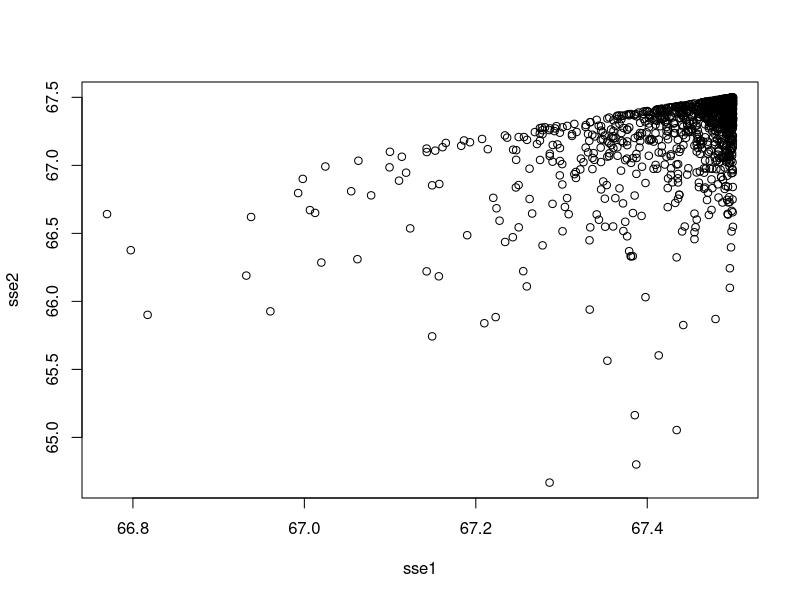
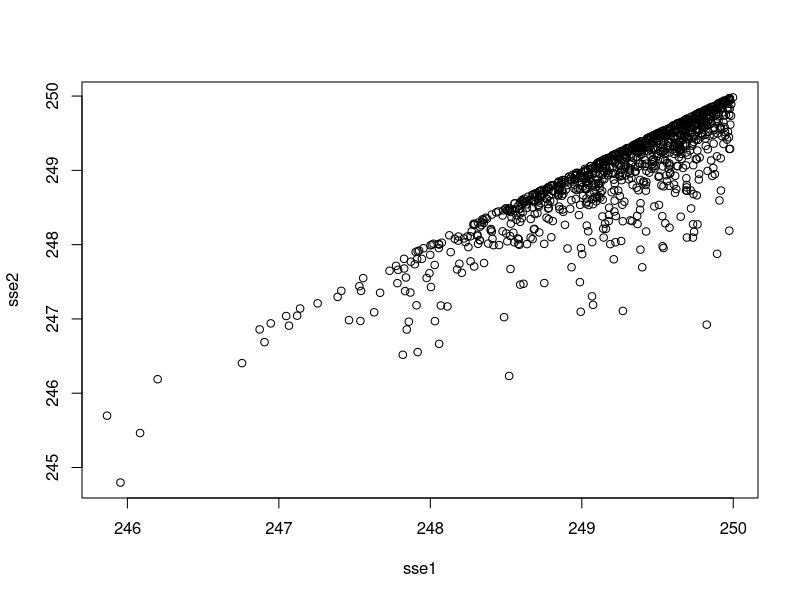
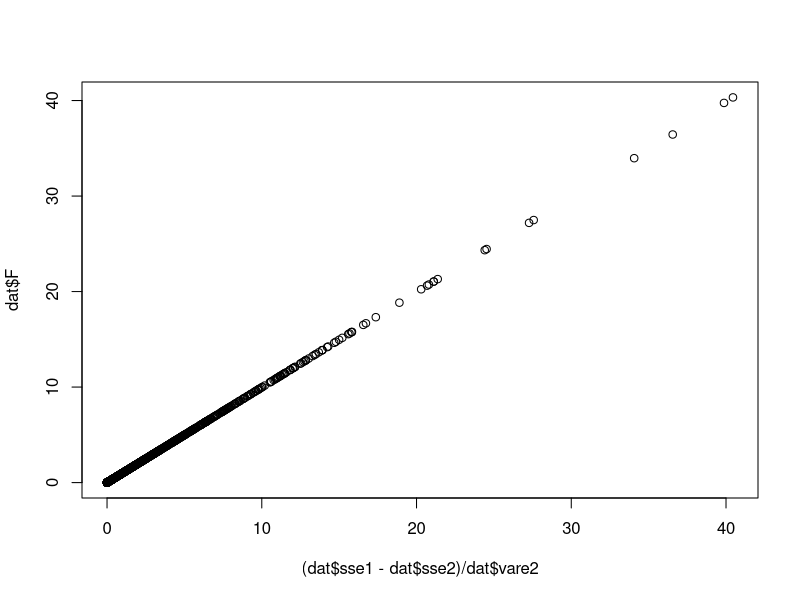

Write the R code that produced these figures, in order.
## ---- chunk 1
suppressWarnings(suppressPackageStartupMessages({
	library(dplyr)
	library(knitr)
}))
knitr::opts_chunk$set(warning=FALSE, message=FALSE, cache=TRUE, echo=TRUE)
## ---- chunk 2
gendat <- function(n)
{
	y1 <- rep(0, n)
	y2 <- rep(0, n)
	y1[856:900] <- 1
	y2[901:945] <- 1
	y1[946:1000] <- 1
	y2[946:1000] <- 1
	y3 <- rbinom(n, 1, 0.5)
	return(tibble(y1,y2,y3))
}
## ---- chunk 3
run_sim <- function(i, n=1000)
{
	set.seed(i)
	dat <- gendat(n)
	mod1 <- lm(y1 ~ y2 + y3, dat)
	mod2 <- lm(y1 ~ y2 + y3 + y2*y3, dat)
	amod <- anova(mod1, mod2)
	vare2 <- var(residuals(mod2))
	sse1 <- sum(residuals(mod1)^2)
	sse2 <- sum(residuals(mod2)^2)
	return(list(amod=amod, vare2=vare2, sse1=sse1, sse2=sse2))
}
## ---- chunk 4
l <- lapply(1:1000, function(x) run_sim(x))
## ---- chunk 5
sapply(l, function(x) x$amod$F[2]) %>% mean
sapply(l, function(x) x$amod$F[2]) %>% var
## ---- chunk 6
run_sim2 <- function(i, n=1000)
{
	set.seed(i)
	dat <- tibble(
		y1=rbinom(n, 1, 0.5),
		y2=rbinom(n, 1, 0.5),
		y3=rbinom(n, 1, 0.5)
	)
	mod1 <- lm(y1 ~ y2 + y3, dat)
	mod2 <- lm(y1 ~ y2 + y3 + y2*y3, dat)
	amod <- anova(mod1, mod2)
	vare2 <- var(residuals(mod2))
	sse1 <- sum(residuals(mod1)^2)
	sse2 <- sum(residuals(mod2)^2)
	return(list(amod=amod, vare2=vare2, sse1=sse1, sse2=sse2))
}
l2 <- lapply(1:1000, function(x) run_sim2(x))
sapply(l2, function(x) x$amod$F[2]) %>% mean
sapply(l2, function(x) x$amod$F[2]) %>% var
## ---- chunk 7
dat <- tibble(
	sim = 1:1000,
	F = sapply(l, function(x) x$amod$F[2]),
	vare2 = sapply(l, function(x) x$vare2),
	sse1 = sapply(l, function(x) x$sse1),
	sse2 = sapply(l, function(x) x$sse2)
)
dat2 <- tibble(
	sim = 1:1000,
	F = sapply(l2, function(x) x$amod$F[2]),
	vare2 = sapply(l2, function(x) x$vare2),
	sse1 = sapply(l2, function(x) x$sse1),
	sse2 = sapply(l2, function(x) x$sse2)
)
## ---- chunk 8
plot(sse2 ~ sse1, dat)
## ---- chunk 9
plot(sse2 ~ sse1, dat2)
## ---- chunk 10
plot((dat$sse1-dat$sse2)/dat$vare2, dat$F)
## ---- chunk 11
set.seed(sapply(l, function(x) x$amod$F[2]) %>% which.max)
dat <- gendat(1000)
mod1 <- lm(y1 ~ y2 + y3, dat)
mod2 <- lm(y1 ~ y2 + y3 + y2*y3, dat)
amod <- anova(mod1, mod2)

SSE1 <- sum(residuals(mod1)^2)
SSE2 <- sum(residuals(mod2)^2)
pchisq((SSE1 - SSE2) / (SSE2 / 996), 1, low=F)
pf((SSE1 - SSE2) / (SSE2 / 996), 1, 996, low=F)
## ---- chunk 12
set.seed(sapply(l, function(x) x$amod$F[2]) %>% which.min)
datw <- gendat(1000)
modw1 <- lm(y1 ~ y2 + y3, datw)
modw2 <- lm(y1 ~ y2 + y3 + y2*y3, datw)
amodw <- anova(modw1, modw2)
## ---- chunk 13
est_delta <- function(dat)
{
	n <- nrow(dat)
	obs = table(dat$y1, dat$y2) / nrow(dat) %>% c	
	tab <- with(dat, tapply(y1, list(y2, y3), mean)) %>% c
	return(tibble(
		y1.00 = tab[1],
		y1.10 = tab[2],
		y1.01 = tab[3],
		y1.11 = tab[4],
		delta = y1.00 + y1.11 - y1.10 - y1.01,
		p1 = mean(dat$y1),
		p2 = mean(dat$y2),
		p3 = mean(dat$y3),
		p00 = obs[1],
		p10 = obs[2],
		p01 = obs[3],
		p11 = obs[4],
		D = obs[4] - mean(dat$y1) * mean(dat$y2)
	))
}

# strong interaction
est_delta(dat)

# weak interaction
est_delta(datw)
## ---- chunk 14
# cis-trans
run_sim3 <- function(i, n=1000)
{
	set.seed(i)
	dat <- gendat(n)
	return(est_delta(dat))
}
m <- lapply(1:1000, function(i) run_sim3(i)) %>% bind_rows()

# trans-trans
run_sim4 <- function(i, n=1000)
{
	set.seed(i)
	dat <- tibble(
		y1=rbinom(n, 1, 0.5),
		y2=rbinom(n, 1, 0.5),
		y3=rbinom(n, 1, 0.5)
	)
	return(est_delta(dat))
}
m2 <- lapply(1:1000, function(i) run_sim4(i)) %>% bind_rows()
## ---- chunk 15
mean(m$y1.11)
mean(m$y1.10)
(m$p11/m$p2)[1]
(m$p1 + m$D/m$p2)[1]
## ---- chunk 16
mean(m$y1.00)
mean(m$y1.01)
(m$p1 - m$D/(1-m$p2))[1]
## ---- chunk 17

# Variance of mean(y_1.11)
(sd(m$y1.11) / sqrt(nrow(m)))^2

# According to the formula
mean(m$y1.11) * (1 - mean(m$y1.11)) / mean((m$p2) * (m$p3) * 1000)
## ---- chunk 18
(sd(m$y1.11) / sqrt(nrow(m)))^2
(sd(m$y1.10) / sqrt(nrow(m)))^2
(sd(m$y1.01) / sqrt(nrow(m)))^2
(sd(m$y1.00) / sqrt(nrow(m)))^2
